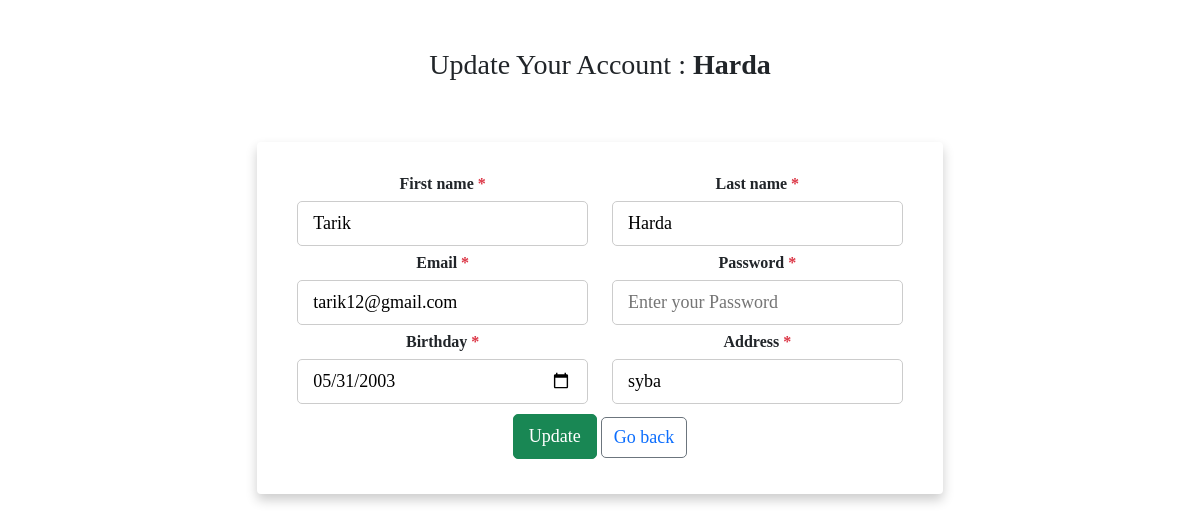
/update.php?id_per=1, run on the app's committed database.
### tables this page shows
CREATE TABLE `personne` (
  `id_per` int(11) NOT NULL,
  `nom` varchar(30) NOT NULL,
  `prenom` varchar(30) NOT NULL,
  `mail` varchar(60) NOT NULL,
  `pw` varchar(122) NOT NULL,
  `date_n` date NOT NULL,
  `adresse` varchar(255) NOT NULL
);

### update.php (the view, shortened to what this page needs)
<?php require_once 'config.php' ?>
<?php
$id_per = $_GET['id_per'];
$statement = $pdo->prepare('SELECT * FROM personne WHERE id_per = :id_per');
$statement->bindValue(':id_per', $id_per);
$statement->execute();
$members = $statement->fetch();
$nom = $members['nom'];
$prenom = $members['prenom'];
$mail = $members['mail'];
$date_n = $members['date_n'];
$adresse = $members['adresse'];
?>
<!doctype html>
<html lang="en">
<head>
    <link href="https://cdn.jsdelivr.net/npm/bootstrap@5.1.3/dist/css/bootstrap.min.css" rel="stylesheet"
>
</head>
<body>
<div class="container-fluid px-1 py-5 mx-auto">
    <div class="row d-flex justify-content-center">
        <div class="col-xl-7 col-lg-8 col-md-9 col-11 text-center">
            <h3>Update Your Account : <b><?php echo $members['nom'] ?></b></h3>
            <div class="card">
                <form class="form-card" method="post" action="">
                    <div class="row justify-content-between text-left">
                        <div class="form-group col-sm-6 flex-column d-flex">
                            <label class="form-control-label px-3">First name<span class="text-danger"> *</span></label>
                            <input type="text" id="fname" name="prenom" placeholder="Enter your first name"
                                   onblur="validate(1)" value="<?php echo $prenom ?>">
                        </div>
                        <div class="form-group col-sm-6 flex-column d-flex">
                            <label class="form-control-label px-3">Last name<span class="text-danger"> *</span></label>
                            <input type="text" id="lname" name="nom" placeholder="Enter your last name"
                                   onblur="validate(2)" value="<?php echo $nom ?>">
                        </div>
                    </div>
                    <div class="row justify-content-between text-left">
                        <div class="form-group col-sm-6 flex-column d-flex">
                            <label class="form-control-label px-3">Email<span class="text-danger"> *</span></label>
                            <input type="email" id="email" name="mail" placeholder="Enter your Email"
                                   onblur="validate(3)" value="<?php echo $mail ?>">
                        </div>
                        <div class="form-group col-sm-6 flex-column d-flex">
                            <label class="form-control-label px-3">Password <span class="text-danger"> *</span></label>
                            <input type="Password" id="mob" name="pw" placeholder="Enter your Password"
                                   onblur="validate(4)">
                        </div>
                    </div>
                    <div class="row justify-content-between text-left">
                        <div class="form-group col-sm-6 flex-column d-flex">
                            <label class="form-control-label px-3">Birthday<span class="text-danger"> *</span></label>
                            <input type="date" id="date" name="date_n" onblur="validate(5)"
                                   value="<?php echo $date_n ?>">
                        </div>
                        <div class="form-group col-sm-6 flex-column d-flex">
                            <label class="form-control-label px-3">Address<span class="text-danger"> *</span></label>
                            <input type="text" id="adresse" name="adresse" placeholder="Enter your address"
                                   onblur="validate(2)" value="<?php echo $adresse ?>">
                        </div>
                    </div>
                    <div class="row justify-content-end">
                        <center>
                            <div class="form-group col-sm-6">
                                <button type="submit" class="btn-block btn-success">Update</button>
                                <button type="submit" class="btn btn-outline-secondary"><a href="index.php">Go back</a>
                                </button>
                            </div>
                        </center>
                    </div>
                </form>
            </div>
        </div>
    </div>
</div>
</body>
</html>

### update.php (style rules this page uses)
body { overflow-x: hidden; height: 100%; background-image: url("https://i.imgur.com/GMmCQHC.png"); background-repeat: no-repeat; background-size: 100% 100%; font-family: cursive; font-weight: bold; }
.card { padding: 30px 40px; margin-top: 60px; margin-bottom: 60px; border: none !important; box-shadow: 0 6px 12px 0 rgba(0, 0, 0, 0.2) }
input, button { padding: 8px 15px; border-radius: 5px !important; margin: 5px 0px; box-sizing: border-box; border: 1px solid #ccc; font-size: 18px !important; font-weight: 300 }
a { text-decoration: none; }

### data on the page
personne: nom "Harda", prenom "Tarik", mail "tarik12@gmail.com", date_n "05/31/2003", adresse "syba"
